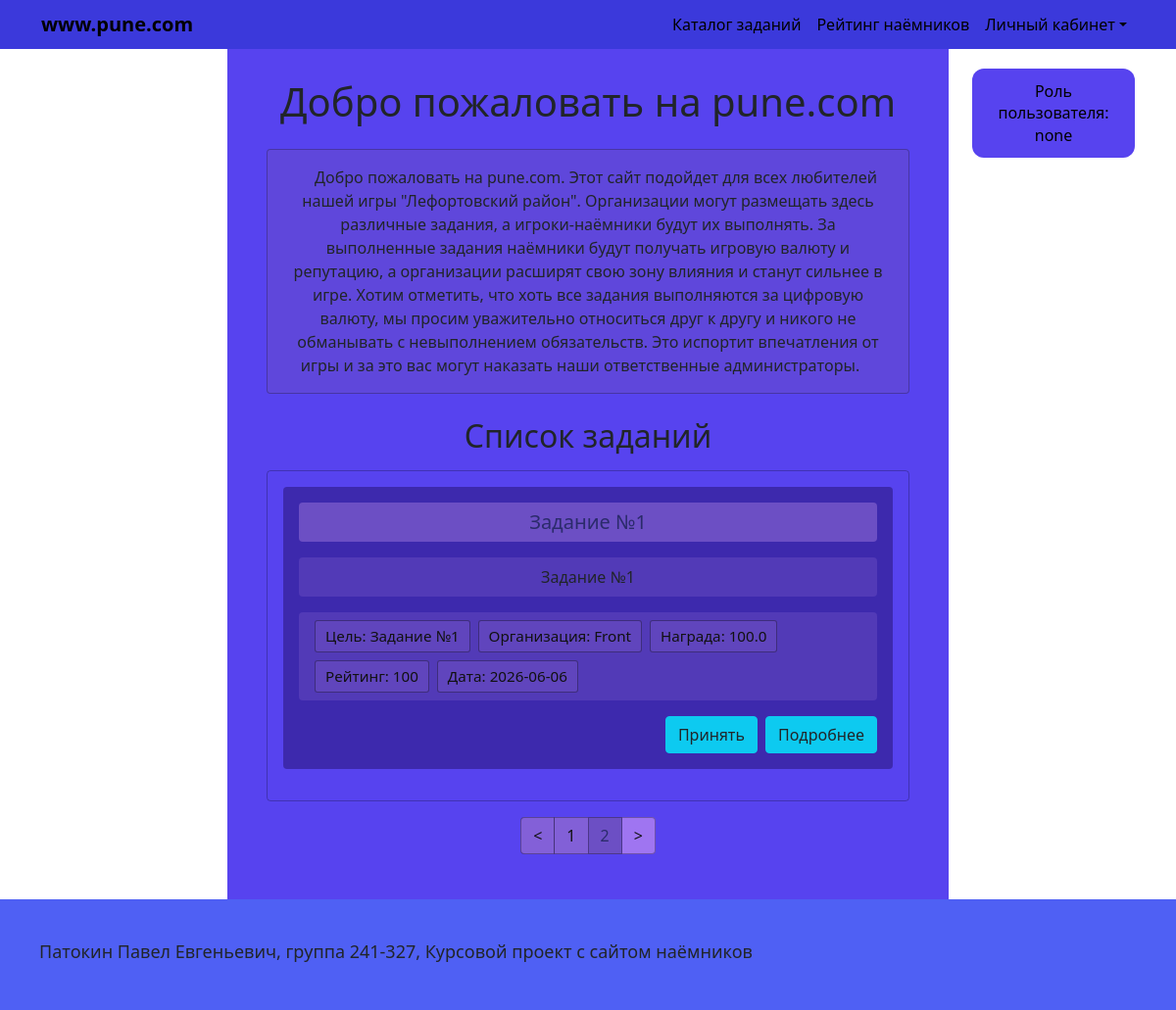
Page /?page=2 on the earlier database version.
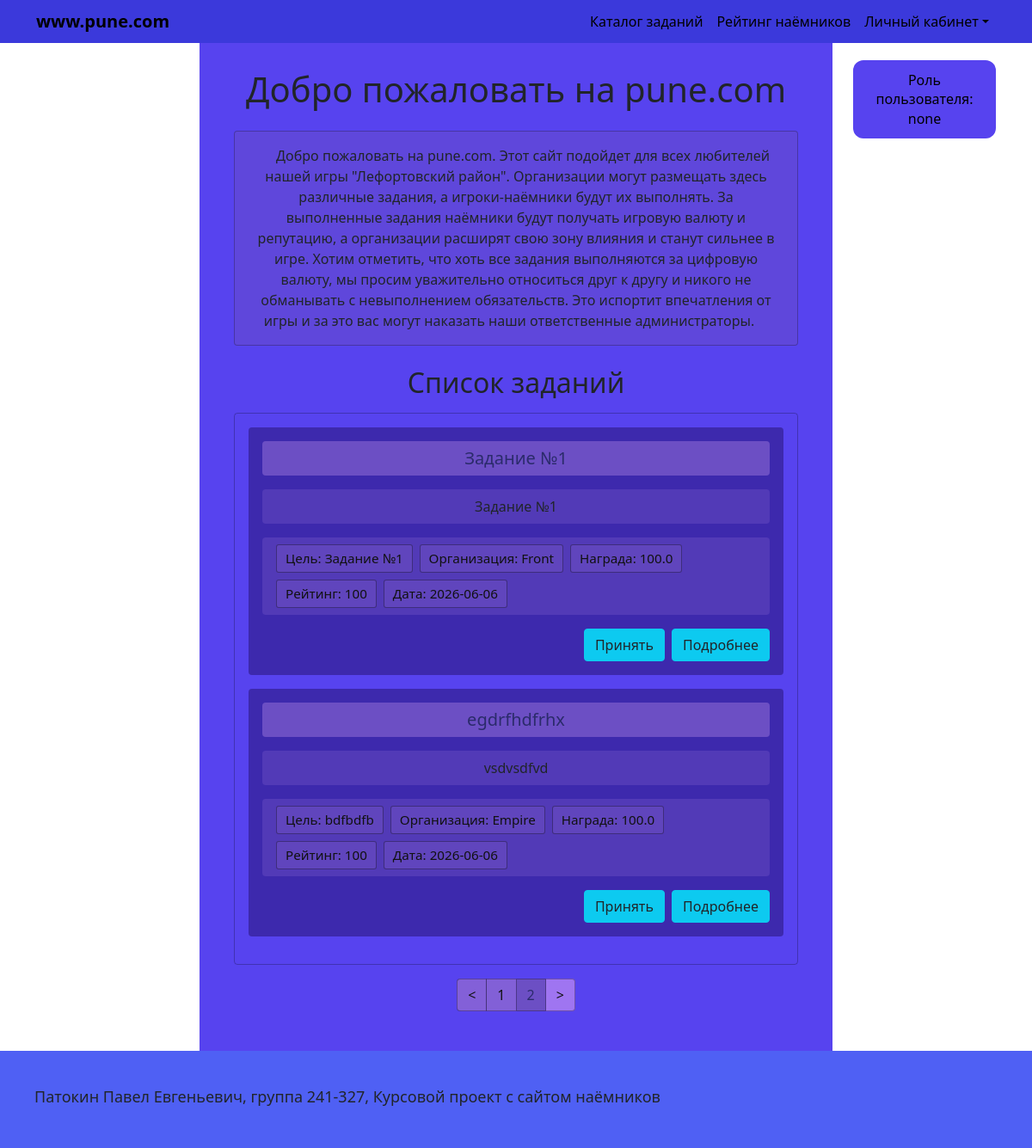
Same page on the later database version.
### app/models.py (models this page shows)
class Task(db.Model):
    __tablename__ = "tasks"
    id_task = db.Column(db.Integer, primary_key=True)
    id_name_task = db.Column(db.Text, unique=True)
    short_description = db.Column(db.Text)
    full_description = db.Column(db.Text)
    purpose_task = db.Column(db.Text)
    place_task = db.Column(db.Text)
    rating_task = db.Column(db.Integer)
    reward_task = db.Column(db.Float)
    fraction = db.Column(db.Text)
    id_mercenary = db.Column(db.Integer, db.ForeignKey("mercenaries.id_mercenary"))
    status_task = db.Column(db.Text)
    start_of_task = db.Column(db.Date)
    doing_task = db.Column(db.Date)
    end_of_task = db.Column(db.Date)
    executor = db.relationship("Mercenary", back_populates="tasks")          # #12
    reports = db.relationship("Report", back_populates="task",
                              cascade="all, delete-orphan")

### app/app.py (the view)
@app.route('/')
def main_page():
    user_role = auth() # Функция, которая отображает роль, если пользователь регистрировался или не регистрировался
    page = request.args.get('page', 1, type=int)
    pagination = (Task.query.filter_by(status_task="Active").order_by(Task.rating_task.desc()).paginate(
        page=page,
        per_page=2,
        error_out=False)
    )
    tasks = pagination.items
    return render_template('main_pages/main_page.html', user_role=user_role, tasks=tasks, pagination=pagination)

### app/app.py (called while the page is built)
@app.before_request
def before_request():
    if current_user.is_authenticated:
        user_id = int(current_user.id)
    else:
        user_id = None

def auth():
    if current_user.is_authenticated:
        return current_user.role
    else:
        return "none"

### app/templates/main_pages/main_page.html (shortened to what this page needs)
{% extends 'base.html' %}
{% block content %}
<h1 class="text-center mb-4">Добро пожаловать на pune.com</h1>
<div class="welcome-block px-4 py-3 mb-4">
    <p class="mb-0 text-dark">
        &emsp;Добро пожаловать на pune.com.
        Этот сайт подойдет для всех любителей нашей игры "Лефортовский район".
        Организации могут размещать здесь различные задания, а игроки-наёмники будут их выполнять.
        За выполненные задания наёмники будут получать игровую валюту и репутацию, а организации расширят свою зону влияния и станут сильнее в игре.
        Хотим отметить, что хоть все задания выполняются за цифровую валюту, мы просим уважительно относиться друг к другу и никого не обманывать с невыполнением обязательств.
        Это испортит впечатления от игры и за это вас могут наказать наши ответственные администраторы.&emsp;
    </p>
</div>
<h2 class="text-center mb-3">Список заданий</h2>
<div class="tasks-panel p-3 mb-3">
    {% for task in tasks %}
    <div class="task-card mb-3 p-3">
        <div class="task-card__title px-3 py-2 mb-3">
            <h3 class="h5 mb-0">{{ task.id_name_task }}</h3>
        </div>
        <div class="task-card__desc px-3 py-2 mb-3 text-dark">
            {{ task.short_description }}
        </div>
        <div class="task-card__badges px-3 py-2 mb-3 d-flex flex-wrap gap-2">
            <span class="badge-item">Цель: {{ task.purpose_task }}</span>
            <span class="badge-item">Организация: {{ task.fraction }}</span>
            <span class="badge-item">Награда: {{ task.reward_task }}</span>
            <span class="badge-item">Рейтинг: {{ task.rating_task }}</span>
            <span class="badge-item">Дата: {{ task.start_of_task }}</span>
        </div>
        <div class="d-flex justify-content-end gap-2">
            <a class="btn btn-info text-dark"
               href="{{ url_for('task_accept', id_task=task.id_task) }}">Принять</a>
            <a class="btn btn-info text-dark"
                data-bs-toggle="modal"
                data-bs-target="#taskModal{{ task.id_task }}">Подробнее</a>
        </div>
    </div>
    {% endfor %}
</div>
<nav class="d-flex justify-content-center mb-3">
    <ul class="pagination mb-0">
        <li class="page-item {% if not pagination.has_prev %}disabled{% endif %}">
            <a class="page-link"
               href="{{ url_for('main_page', page=pagination.prev_num) if pagination.has_prev else '#' }}">&lt;</a>
        </li>
        {% for p in pagination.iter_pages() %}
            {% if p %}
                <li class="page-item {% if p == pagination.page %}active{% endif %}">
                    <a class="page-link" href="{{ url_for('main_page', page=p) }}">{{ p }}</a>
                </li>
            {% else %}
                <li class="page-item disabled"><span class="page-link">…</span></li>
            {% endif %}
        {% endfor %}
        <li class="page-item {% if not pagination.has_next %}disabled{% endif %}">
            <a class="page-link"
               href="{{ url_for('main_page', page=pagination.next_num) if pagination.has_next else '#' }}">&gt;</a>
        </li>
    </ul>
</nav>
{% endblock %}

Differences in the rows shown:
added Task: id_name_task "egdrfhdfrhx", short_description "vsdvsdfvd", purpose_task "bdfbdfb", fraction "Empire", reward_task "100.0", rating_task "100", start_of_task "2026-06-06"
